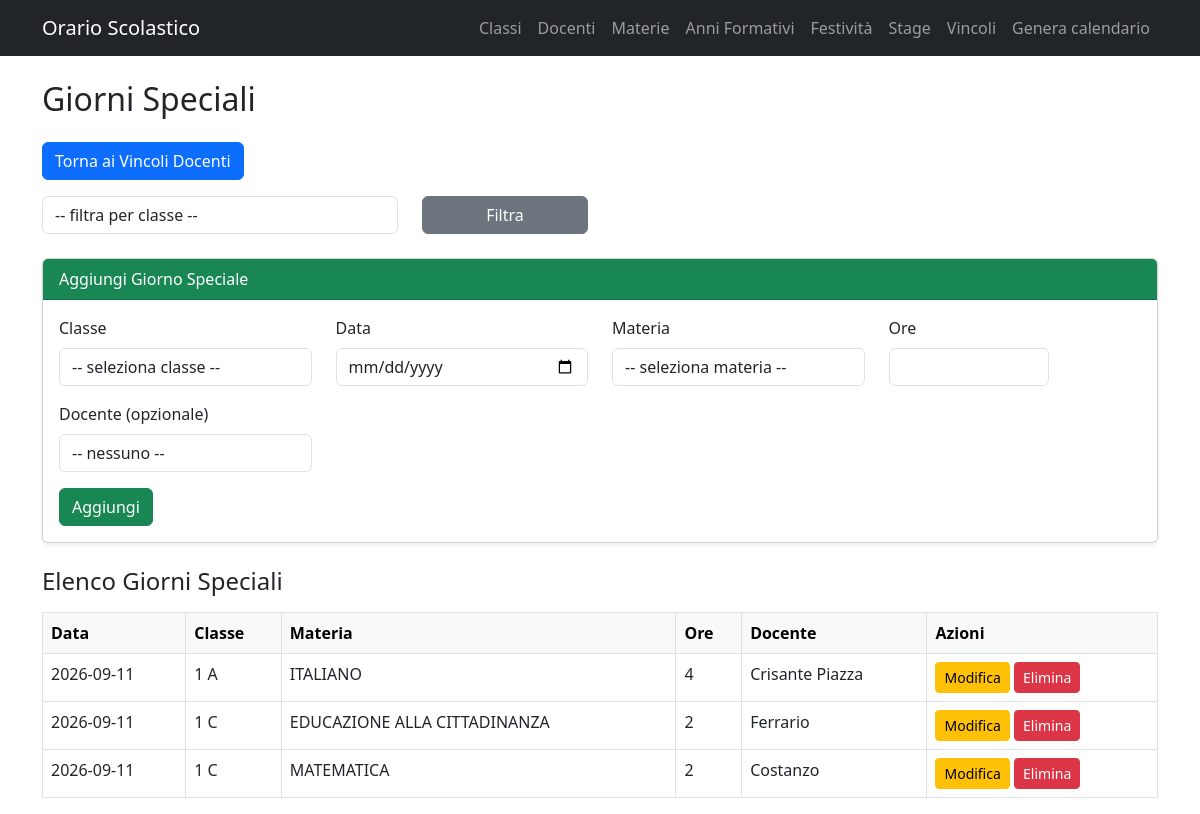
Screenshot of /vincoli/giorni_speciali with the database file from the repository.
### app/models.py (models this page shows)
class GiornoSpeciale(db.Model):
    id = db.Column(db.Integer, primary_key=True)
    classe_id = db.Column(db.Integer, db.ForeignKey("classe.id"), nullable=False)
    data = db.Column(db.Date, nullable=False)
    materia = db.Column(db.String(100), nullable=False)
    ore = db.Column(db.Integer, nullable=False)
    docente_id = db.Column(db.Integer, db.ForeignKey("docente.id"), nullable=True)
    docente = db.relationship("Docente")
    classe = db.relationship("Classe", backref="giorni_speciali")

class Classe(db.Model):
    id = db.Column(db.Integer, primary_key=True)
    nome_classe = db.Column(db.String(50), nullable=False, unique=True)
    data_inizio = db.Column(db.Date, nullable=True)
    data_fine = db.Column(db.Date, nullable=True)
    ore_massime_giornaliere = db.Column(db.Integer, default=6)
    giorni_lezione = db.Column(db.String(100), default="Lunedì,Martedì,Mercoledì,Giovedì,Venrdì")
    classe_associata_id = db.Column(db.Integer, db.ForeignKey("classe.id"), nullable=True)
    classe_associata = db.relationship("Classe", remote_side=[id])
    materie_assegnate = db.relationship(
        "MateriaClasse",
        backref="classe",
        cascade="all, delete-orphan"
    )
    calendario = db.relationship(
        "CalendarioClasse",
        backref="classe",
        uselist=False,
        cascade="all, delete-orphan"
    )

class Docente(db.Model):
    id = db.Column(db.Integer, primary_key=True)
    nome_docente = db.Column(db.String(100), nullable=False)
    insegnamenti = db.relationship("MateriaClasse", backref="docente_rel", cascade="all, delete-orphan")

### app/routes/vincoli.py (the view, shortened to what this page needs)
@vincoli_bp.route("/giorni_speciali", methods=["GET", "POST"])
def giorni_speciali():
    classi = Classe.query.order_by(Classe.nome_classe).all()
    materie = Materia.query.order_by(Materia.nome).all()
    docenti = Docente.query.order_by(Docente.nome_docente).all()
    docenti_dict = {d.id: d.nome_docente for d in docenti}
    filtro_classe = request.args.get("classe_id")
    if filtro_classe:
        giorni = GiornoSpeciale.query.filter_by(classe_id=filtro_classe).order_by(GiornoSpeciale.data).all()
    else:
        giorni = GiornoSpeciale.query.order_by(GiornoSpeciale.data).all()
    return render_template(
        "giorni_speciali.html",
        classi=classi,
        giorni=giorni,
        materie=materie,
        docenti=docenti,
        filtro_classe=filtro_classe
    )

### app/templates/giorni_speciali.html (shortened to what this page needs)
{% extends "base.html" %}
{% block content %}
<div class="container mt-4">
    <h2 class="mb-4">Giorni Speciali</h2>
    <div class="mb-3">
        <a href="{{ url_for('vincoli.vincoli_docenti') }}" class="btn btn-primary">
            Torna ai Vincoli Docenti
        </a>
    </div>
    <form method="GET" class="mb-4">
        <div class="row">
            <div class="col-md-4">
                <select name="classe_id" class="form-control">
                    <option value="">-- filtra per classe --</option>
                </select>
            </div>
            <div class="col-md-2">
                <button class="btn btn-secondary w-100">Filtra</button>
            </div>
        </div>
    </form>
    <div class="card shadow-sm mb-4">
        <div class="card-header bg-success text-white">
            Aggiungi Giorno Speciale
        </div>
        <div class="card-body">
            <form method="POST">
                <div class="row mb-3">
                    <div class="col-md-3">
                        <label class="form-label">Classe</label>
                        <select name="classe_id" class="form-control" required>
                            <option value="" disabled selected>-- seleziona classe --</option>
                        </select>
                    </div>
                    <div class="col-md-3">
                        <label class="form-label">Data</label>
                        <input type="date" name="data" class="form-control" required>
                    </div>
                    <div class="col-md-3">
                        <label class="form-label">Materia</label>
                        <select name="materia_id" class="form-control" required>
                            <option value="" disabled selected>-- seleziona materia --</option>
                        </select>
                    </div>
                    <div class="col-md-2">
                        <label class="form-label">Ore</label>
                        <input type="number" name="ore" class="form-control" min="1" max="10" required>
                    </div>
                    <div class="col-md-3 mt-3">
                        <label class="form-label">Docente (opzionale)</label>
                        <select name="docente_id" class="form-control">
                            <option value="">-- nessuno --</option>
                        </select>
                    </div>
                </div>
                <button class="btn btn-success">Aggiungi</button>
            </form>
        </div>
    </div>
    <h4 class="mt-4">Elenco Giorni Speciali</h4>
    <table class="table table-bordered mt-3">
        <thead class="table-light">
            <tr>
                <th>Data</th>
                <th>Classe</th>
                <th>Materia</th>
                <th>Ore</th>
                <th>Docente</th>
                <th>Azioni</th>
            </tr>
        </thead>
        <tbody>
            {% for g in giorni %}
            <tr>
                <td>{{ g.data }}</td>
                <td>{{ g.classe.nome_classe }}</td>
                <td>{{ g.materia }}</td>
                <td>{{ g.ore }}</td>
                <td>
                    {% if g.docente_id %}
                        {{ g.docente.nome_docente }}
                    {% else %}
                        -
                    {% endif %}
                </td>
                <td>
                    <a href="{{ url_for('vincoli.edit_giorno_speciale', id=g.id) }}"
                       class="btn btn-warning btn-sm">Modifica</a>
                    <a href="{{ url_for('vincoli.delete_giorno_speciale', id=g.id) }}"
                       class="btn btn-danger btn-sm">Elimina</a>
                </td>
            </tr>
            {% endfor %}
        </tbody>
    </table>
</div>
{% endblock %}

### rows the page displays
GiornoSpeciale: data "2026-09-11", classe.nome_classe "1 A", materia "ITALIANO", ore "4", docente.nome_docente "Crisante Piazza"
GiornoSpeciale: data "2026-09-11", classe.nome_classe "1 C", materia "EDUCAZIONE ALLA CITTADINANZA", ore "2", docente.nome_docente "Ferrario"
GiornoSpeciale: data "2026-09-11", classe.nome_classe "1 C", materia "MATEMATICA", ore "2", docente.nome_docente "Costanzo"
